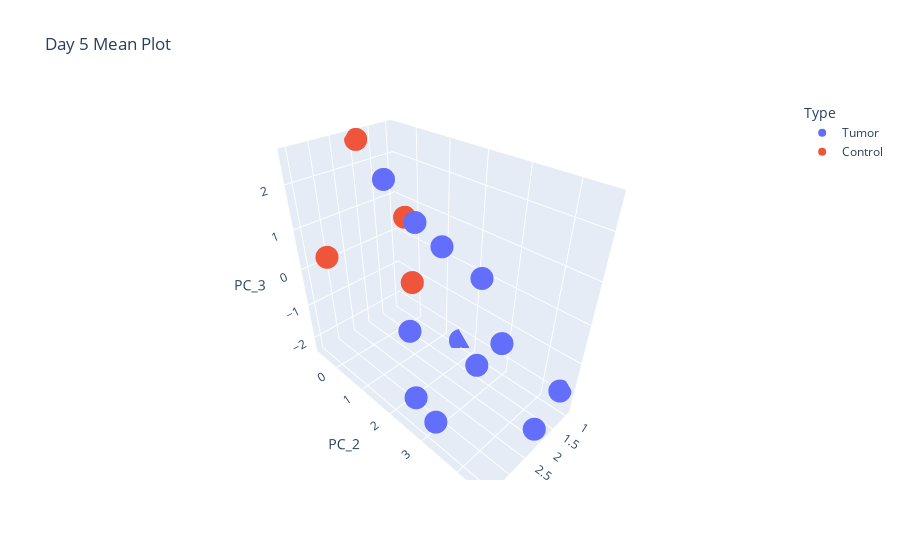

The cell this chart's notebook holds for it:
### Code cell
fig = px.scatter_3d(day5_df, x='PC_1', y='PC_2', z='PC_3', title='Day 5 Mean Plot',color='Type')
fig.write_html("downloads/day5_mean.html")
fig

### Figure 1 — Plotly figure (JSON) as saved in the notebook; plotly's stock layout.template omitted (floating-point values rounded to 4 significant figures)
{"data": [{"hovertemplate": "Type=Tumor<br>PC_1=%{x}<br>PC_2=%{y}<br>PC_3=%{z}<extra></extra>", "legendgroup": "Tumor", "marker": {"color": "#636efa", "symbol": "circle"}, "mode": "markers", "name": "Tumor", "scene": "scene", "showlegend": true, "type": "scatter3d", "x": [3.588, 0.9324, 2.231, 1.22, 1.645, 1.024, 2.018, 3.46, 1.446, 3.256, 2.229, 1.86], "y": [3.317, 1.569, 3.158, 2.344, 3.317, 4.495, 4.577, 2.625, 1.369, 2.283, 1.382, 0.02108], "z": [-1.636, -2.301, -1.174, 0.1183, -0.8459, -1.842, -2.132, -1.601, 0.589, -0.1658, 1.457, 1.852]}, {"hovertemplate": "Type=Control<br>PC_1=%{x}<br>PC_2=%{y}<br>PC_3=%{z}<extra></extra>", "legendgroup": "Control", "marker": {"color": "#EF553B", "symbol": "circle"}, "mode": "markers", "name": "Control", "scene": "scene", "showlegend": true, "type": "scatter3d", "x": [1.978, 2.23, 2.589, 3.497], "y": [-0.6767, 1.082, 1.648, 0.04735], "z": [2.57, 1.466, 0.3374, 0.6353]}], "layout": {"legend": {"title": {"text": "Type"}, "tracegroupgap": 0}, "scene": {"domain": {"x": [0, 1], "y": [0, 1]}, "xaxis": {"title": {"text": "PC_1"}}, "yaxis": {"title": {"text": "PC_2"}}, "zaxis": {"title": {"text": "PC_3"}}}, "title": {"text": "Day 5 Mean Plot"}}}
